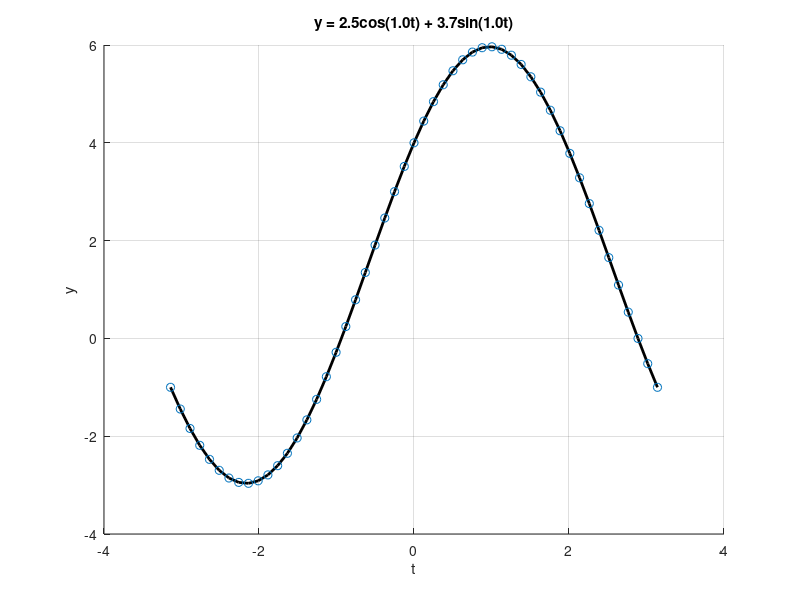

Reproduce this figure in MATLAB.
%
% Demonstrates determining the coefficients of a single sinusoid with
% known frequency:
%
% (w,t) = C0/2 + C*cos(wt) + D*sin(wt)
%
% The continuous form of the function is used to generate discrete
% points on the sinusoid at a given frequency.  The coefficients are
% solved for over a range of frequencies.  Each result is compared to
% the discrete points.  The best match is chosen to represent the
% sinusoid.
%
% Kurt Motekew  2023/06/22
%

clear;

  % Fundamental Frequency as rad/sec
w1 = 1.0;

  % Coefficients of the sinusoid function
c0 = 3;
c1 = 2.5;
d1 = 3.7; 

  % Fraction of period for time increment between discrete points
frac_pd = .02;
  % Frequency search interval
dw = 0.1;

%
% End user inputs
%

  % Period and increment given frequency in rad/sec
pd = 2*pi/w1;
dt = frac_pd*pd;
t = (-pd/2):dt:(pd/2);

  % Truth values to fit to
y1 = c0/2 + c1*cos(w1*t) + d1*sin(w1*t);

  % Shift in range is frequency independent
c0_hat = (2.0/pd)*trapz(t, y1);

  % Solve for c1 and d1 by brute force iterating through frequencies wn
  % Use a simple cost function to find best fit
cf = norm(y1);
wn = 0;
w1_hat = wn;
for wn = 0:dw:(2*w1)
  cn_hat = (2.0/pd)*trapz(t, y1.*cos(wn*t));
  dn_hat = (2.0/pd)*trapz(t, y1.*sin(wn*t));
  yn_hat = c0_hat/2 + cn_hat*cos(wn*t) + dn_hat*sin(wn*t);
  cfnow = norm(yn_hat - y1);
  if cfnow < cf
    cf = cfnow;
    w1_hat = wn;
    c1_hat = cn_hat;
    d1_hat = dn_hat;
  end
end

  % Reconstructed sinusoid
y1_hat = c0_hat/2 + c1_hat*cos(w1_hat*t) + d1_hat*sin(w1_hat*t);

figure; hold on;
stitle = sprintf('y = %1.1fcos(%1.1ft) + %1.1fsin(%1.1ft)', c1, w1, d1, w1);
xlabel('t');
ylabel('y');
title(stitle);
plot(t, y1_hat, 'k', 'LineWidth', 2);
plot(t, y1, 'o');
grid on;

fprintf('\nTruth Values:');
fprintf('\n  Frequency %1.1f rad/sec', w1);
fprintf('\n  C0 = %1.1f  C1 = %1.1f  D1 = %1.1f', c0, c1, d1);
fprintf('\nEstimated Values:');
fprintf('\n  Frequency %1.1f rad/sec', w1_hat);
fprintf('\n  C0 = %1.1f  C1 = %1.1f  D1 = %1.1f', c0_hat, c1_hat, d1_hat);

fprintf('\n');
